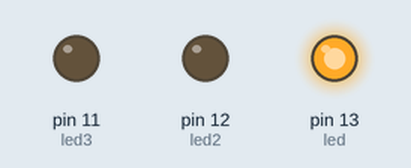
The sketch below on a simulated Arduino Uno, built with avr-gcc and run on an emulated ATmega328P. Shown: output pins drawn as LEDs (lit = HIGH).

Above: at 0.2 s.
At 1.2 s:
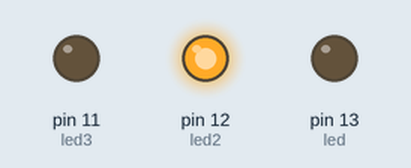
At 2.2 s:
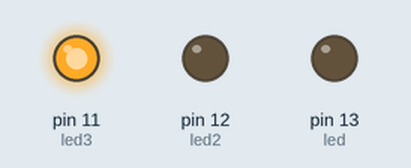
At 3.2 s:
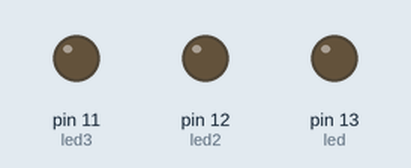
Timing chart, 0 to 5.2 s (numbered marks = the images above):
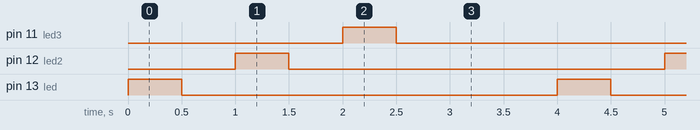

Measured:
- by itself, pin 11 (led3), pin 12 (led2), pin 13 (led): alternates HIGH for 0.50 s and LOW for 3.5 s
- by itself, everything shown: repeats every 4.0 s, in 6 steps

The sketch:

sketch_may19a.ino
```cpp
int led= 13;
int led2= 12;
int led3 = 11;
int led4 = 9;
void setup() {
  // put your setup code here, to run once:
  pinMode(led, OUTPUT);
  pinMode(led2, OUTPUT);
  pinMode(led3, OUTPUT);

}

void loop() {
  // put your main code here, to run repeatedly:
digitalWrite(led, HIGH);
delay(500);
digitalWrite(led, LOW);
delay(500);

// Led 2
digitalWrite(led2, HIGH);
delay(500);
digitalWrite(led2, LOW);
delay(500);

//Led 3

digitalWrite(led3, HIGH);
delay(500);
digitalWrite(led3, LOW);
delay(500);

//Led 4

digitalWrite(led4, HIGH);
delay(500);
digitalWrite(led4, LOW);
delay(500);

}
```
